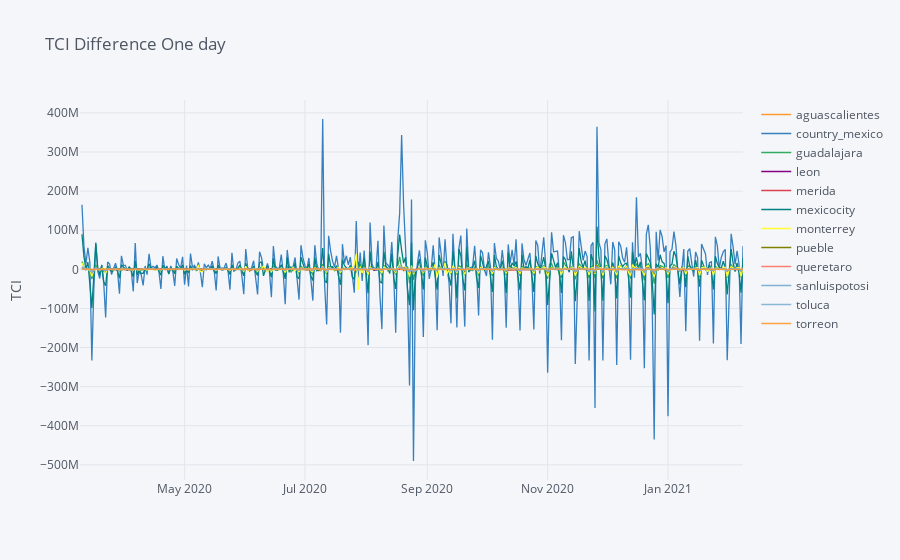

Notebook code for this chart:
### Code cell
df_sel[['date', 'diff_1day', 'region_slug']] \
    .pivot(index='date', columns='region_slug', values='diff_1day') \
    .iplot(
    #theme='custom',
    yTitle='TCI',
    title='TCI Difference One day',
)

### Figure 1 — Plotly figure (JSON) as saved in the notebook; plotly's stock layout.template omitted (floating-point values rounded to 4 significant figures; data arrays with more than 128 entries replaced by an {"elided": "..."} marker saying what was removed)
{"data": [{"line": {"color": "rgba(255, 153, 51, 1.0)", "dash": "solid", "shape": "linear", "width": 1.3}, "mode": "lines", "name": "aguascalientes", "text": "", "type": "scatter", "x": {"elided": "337 str values"}, "y": {"elided": "337 mixed values"}}, {"line": {"color": "rgba(55, 128, 191, 1.0)", "dash": "solid", "shape": "linear", "width": 1.3}, "mode": "lines", "name": "country_mexico", "text": "", "type": "scatter", "x": {"elided": "337 str values"}, "y": {"elided": "337 mixed values"}}, {"line": {"color": "rgba(50, 171, 96, 1.0)", "dash": "solid", "shape": "linear", "width": 1.3}, "mode": "lines", "name": "guadalajara", "text": "", "type": "scatter", "x": {"elided": "337 str values"}, "y": {"elided": "337 mixed values"}}, {"line": {"color": "rgba(128, 0, 128, 1.0)", "dash": "solid", "shape": "linear", "width": 1.3}, "mode": "lines", "name": "leon", "text": "", "type": "scatter", "x": {"elided": "337 str values"}, "y": {"elided": "337 mixed values"}}, {"line": {"color": "rgba(219, 64, 82, 1.0)", "dash": "solid", "shape": "linear", "width": 1.3}, "mode": "lines", "name": "merida", "text": "", "type": "scatter", "x": {"elided": "337 str values"}, "y": {"elided": "337 mixed values"}}, {"line": {"color": "rgba(0, 128, 128, 1.0)", "dash": "solid", "shape": "linear", "width": 1.3}, "mode": "lines", "name": "mexicocity", "text": "", "type": "scatter", "x": {"elided": "337 str values"}, "y": {"elided": "337 mixed values"}}, {"line": {"color": "rgba(255, 255, 51, 1.0)", "dash": "solid", "shape": "linear", "width": 1.3}, "mode": "lines", "name": "monterrey", "text": "", "type": "scatter", "x": {"elided": "337 str values"}, "y": {"elided": "337 mixed values"}}, {"line": {"color": "rgba(128, 128, 0, 1.0)", "dash": "solid", "shape": "linear", "width": 1.3}, "mode": "lines", "name": "pueble", "text": "", "type": "scatter", "x": {"elided": "337 str values"}, "y": {"elided": "337 mixed values"}}, {"line": {"color": "rgba(251, 128, 114, 1.0)", "dash": "solid", "shape": "linear", "width": 1.3}, "mode": "lines", "name": "queretaro", "text": "", "type": "scatter", "x": {"elided": "337 str values"}, "y": {"elided": "337 mixed values"}}, {"line": {"color": "rgba(128, 177, 211, 1.0)", "dash": "solid", "shape": "linear", "width": 1.3}, "mode": "lines", "name": "sanluispotosi", "text": "", "type": "scatter", "x": {"elided": "337 str values"}, "y": {"elided": "337 mixed values"}}, {"line": {"color": "rgba(128, 177, 211, 0.8999999999999999)", "dash": "solid", "shape": "linear", "width": 1.3}, "mode": "lines", "name": "toluca", "text": "", "type": "scatter", "x": {"elided": "337 str values"}, "y": {"elided": "337 mixed values"}}, {"line": {"color": "rgba(255, 153, 51, 0.8999999999999999)", "dash": "solid", "shape": "linear", "width": 1.3}, "mode": "lines", "name": "torreon", "text": "", "type": "scatter", "x": {"elided": "337 str values"}, "y": {"elided": "337 mixed values"}}], "layout": {"legend": {"bgcolor": "#F5F6F9", "font": {"color": "#4D5663"}}, "paper_bgcolor": "#F5F6F9", "plot_bgcolor": "#F5F6F9", "title": {"font": {"color": "#4D5663"}, "text": "TCI Difference One day"}, "xaxis": {"gridcolor": "#E1E5ED", "showgrid": true, "tickfont": {"color": "#4D5663"}, "title": {"font": {"color": "#4D5663"}, "text": ""}, "zerolinecolor": "#E1E5ED"}, "yaxis": {"gridcolor": "#E1E5ED", "showgrid": true, "tickfont": {"color": "#4D5663"}, "title": {"font": {"color": "#4D5663"}, "text": "TCI"}, "zerolinecolor": "#E1E5ED"}}}
